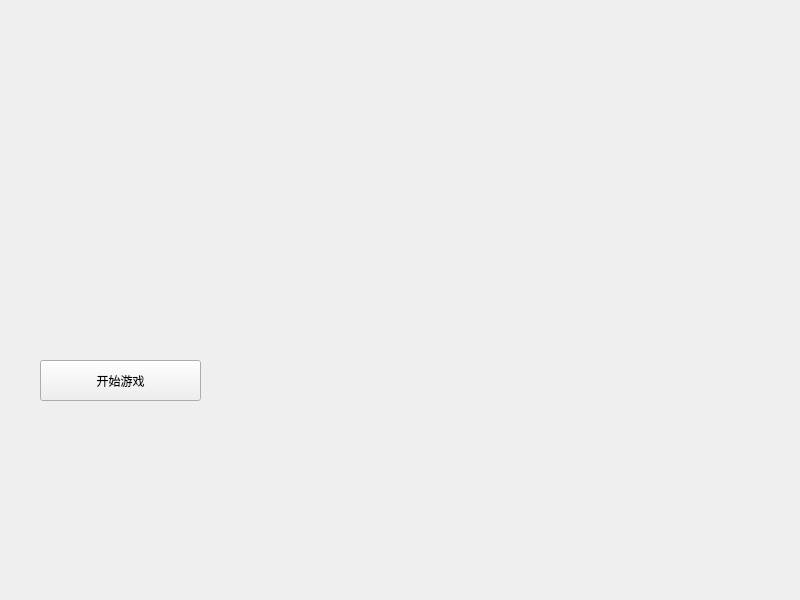
<?xml version="1.0" encoding="UTF-8"?>
<ui version="4.0">
 <class>startWindow</class>
 <widget class="QWidget" name="startWindow">
  <property name="geometry">
   <rect>
    <x>0</x>
    <y>0</y>
    <width>800</width>
    <height>600</height>
   </rect>
  </property>
  <property name="windowTitle">
   <string>startWindow</string>
  </property>
  <widget class="QPushButton" name="pushButton">
   <property name="geometry">
    <rect>
     <x>40</x>
     <y>360</y>
     <width>161</width>
     <height>41</height>
    </rect>
   </property>
   <property name="text">
    <string>开始游戏</string>
   </property>
  </widget>
 </widget>
 <resources/>
 <connections/>
</ui>
